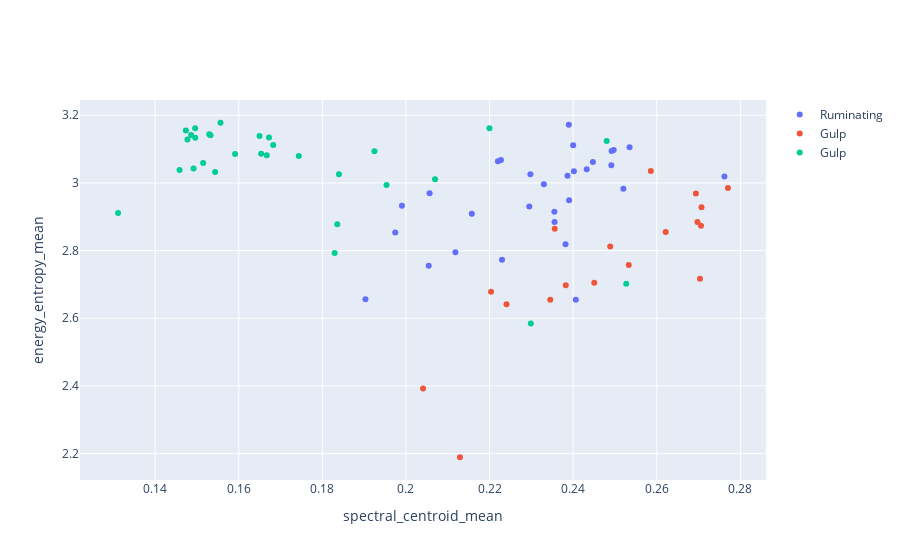

Notebook cell for this chart:
### Code cell
from pyAudioAnalysis import MidTermFeatures as aF
import os
import numpy as np
import plotly.graph_objs as go 
import plotly

dirs = [os.path.join('E:/Files','Acoustic_Data', 'Ruminating'), 
               os.path.join('E:/Files','Acoustic_Data', 'Gulp'),
               os.path.join('E:/Files','Acoustic_Data', 'Breath')]
class_names = [os.path.basename(d) for d in dirs] 
m_win, m_step, s_win, s_step = 1, 0.5, 0.1, 0.05 

# segment-level feature extraction:
features = [] 
for d in dirs: # get feature matrix for each directory (class) 
    f, files, fn = aF.directory_feature_extraction(d, m_win, m_step, 
                                                   s_win, s_step) 
    features.append(f)
# (each element of the features list contains a 
# (samples x segment features) = (10 x 138) feature matrix)
print(features[0].shape, features[1].shape)
    
# select 2 features and create feature matrices for the two classes:
f1 = np.array([features[0][:, fn.index('spectral_centroid_mean')],
               features[0][:, fn.index('energy_entropy_mean')]])
f2 = np.array([features[1][:, fn.index('spectral_centroid_mean')],
               features[1][:, fn.index('energy_entropy_mean')]])
f3 = np.array([features[2][:, fn.index('spectral_centroid_mean')],
               features[2][:, fn.index('energy_entropy_mean')]])

# plot 2D features
plots = [go.Scatter(x=f1[0, :],  y=f1[1, :], 
                    name=class_names[0], mode='markers'),
        go.Scatter(x=f2[0, :], y=f2[1, :], 
                    name=class_names[1], mode='markers'),
        go.Scatter(x=f3[0, :], y=f3[1, :], 
                    name=class_names[1], mode='markers'),]
mylayout = go.Layout(xaxis=dict(title="spectral_centroid_mean"),
                     yaxis=dict(title="energy_entropy_mean"))
plotly.offline.iplot(go.Figure(data=plots, layout=mylayout))

### Figure 1 — Plotly figure (JSON) as saved in the notebook; plotly's stock layout.template omitted (floating-point values rounded to 4 significant figures)
{"data": [{"mode": "markers", "name": "Ruminating", "type": "scatter", "x": [0.2497, 0.2386, 0.2298, 0.2157, 0.2227, 0.2057, 0.2447, 0.239, 0.252, 0.2118, 0.233, 0.223, 0.2406, 0.2355, 0.2382, 0.2355, 0.2491, 0.239, 0.2402, 0.2054, 0.199, 0.1903, 0.24, 0.1974, 0.2762, 0.2432, 0.2295, 0.2492, 0.222, 0.2535], "y": [3.097, 3.021, 3.025, 2.909, 3.068, 2.97, 3.062, 3.172, 2.983, 2.795, 2.996, 2.773, 2.655, 2.884, 2.819, 2.915, 3.052, 2.948, 3.035, 2.755, 2.933, 2.656, 3.112, 2.853, 3.019, 3.041, 2.93, 3.094, 3.064, 3.106]}, {"mode": "markers", "name": "Gulp", "type": "scatter", "x": [0.2707, 0.2345, 0.2203, 0.2489, 0.2533, 0.2586, 0.2241, 0.2356, 0.2697, 0.2621, 0.2041, 0.2382, 0.277, 0.2703, 0.2129, 0.2706, 0.2693, 0.245], "y": [2.928, 2.655, 2.679, 2.812, 2.758, 3.035, 2.641, 2.864, 2.884, 2.855, 2.392, 2.697, 2.985, 2.717, 2.189, 2.874, 2.969, 2.705]}, {"mode": "markers", "name": "Gulp", "type": "scatter", "x": [0.1744, 0.1672, 0.1311, 0.1486, 0.184, 0.1458, 0.1492, 0.1515, 0.1654, 0.1591, 0.1532, 0.22, 0.2299, 0.1474, 0.1953, 0.2069, 0.2527, 0.1836, 0.1496, 0.1829, 0.1682, 0.1925, 0.248, 0.1667, 0.1496, 0.1544, 0.1556, 0.1529, 0.1477, 0.165], "y": [3.08, 3.134, 2.911, 3.142, 3.026, 3.038, 3.043, 3.059, 3.086, 3.085, 3.141, 3.162, 2.585, 3.155, 2.994, 3.011, 2.702, 2.878, 3.162, 2.793, 3.112, 3.094, 3.124, 3.082, 3.133, 3.032, 3.178, 3.143, 3.128, 3.139]}], "layout": {"xaxis": {"title": {"text": "spectral_centroid_mean"}}, "yaxis": {"title": {"text": "energy_entropy_mean"}}}}
